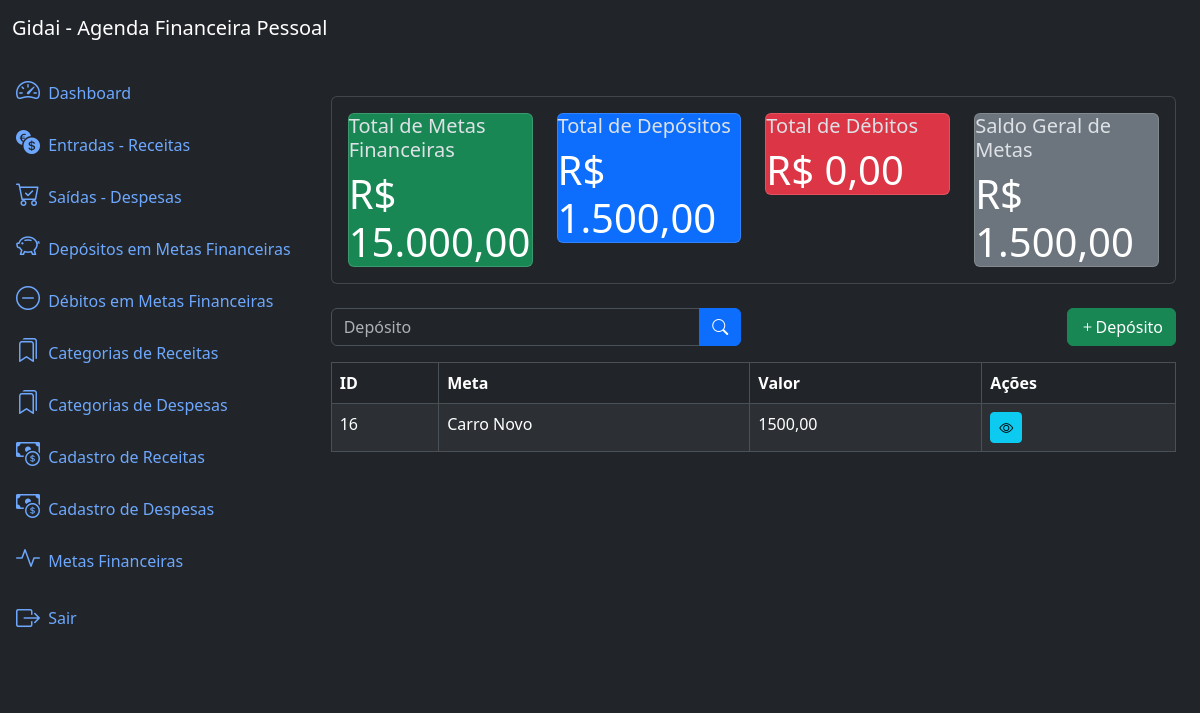
The app's page /deposits/list/ (signed in) with its own data.
### deposits/models.py (models this page shows, shortened)
class Deposit(models.Model):
    goal  = models.ForeignKey(Goal, on_delete=models.PROTECT, related_name='deposits')
    value = models.DecimalField(max_digits=20, decimal_places=2, default=0.00)
    created_at  = models.DateTimeField(auto_now_add=True)
    updated_at  = models.DateTimeField(auto_now=True)
    class Meta:
        ordering = ['-created_at']

### goals/models.py (models this page shows)
class Goal(models.Model):
    name = models.CharField(max_length=200)
    description = models.TextField(null=True, blank=True)
    goalvalue = models.DecimalField(max_digits=20, decimal_places=2, default=0.00)
    deposit = models.DecimalField(max_digits=20, decimal_places=2, default=0.00)
    withdrawal = models.DecimalField(max_digits=20, decimal_places=2, default=0.00)
    enddate = models.DateField()
    created_at = models.DateField(auto_now_add=True)
    updated_at = models.DateField(auto_now=True)
    class Meta:
        ordering = ['name']
    def __str__(self):
        return self.name

### deposits/views.py (the view)
# urls.py: path('deposits/list/', views.DepositListView.as_view(), name='deposit_list'), # a utilização do name aqui, serve por exemplo para ser usada no HTML no método de busca
class DepositListView(LoginRequiredMixin, ListView):
    model = models.Deposit
    template_name = 'deposit_list.html'
    context_object_name ='deposits'
    paginate_by = 10
    def get_queryset(self):
        queryset = super().get_queryset()
        goal = self.request.GET.get('goal')
        if goal:
            queryset = queryset.filter(goal__name__icontains=goal)
        return queryset
    def get_context_data(self, **kwargs):
        context = super().get_context_data(**kwargs)
        context['goal_metrics'] = metrics.get_goal_metrics()
        return context

### app/metrics.py (called while the page is built)
def get_goal_metrics():
    goals    = Goal.objects.all()
    deposits = Deposit.objects.all()
    withdrawals = Withdrawal.objects.all()
    total_goal = sum(goal.goalvalue for goal in goals)
    total_deposit = sum(deposit.value for deposit in deposits)
    total_withdrawal = sum(withdrawal.value for withdrawal in withdrawals)
    total_balance = total_deposit - total_withdrawal
    return dict(
        total_goal=number_format(total_goal, decimal_pos=2, force_grouping=True),
        total_deposit=number_format(total_deposit, decimal_pos=2, force_grouping=True),
        total_withdrawal=number_format(total_withdrawal, decimal_pos=2, force_grouping=True),
        total_balance=number_format(total_balance, decimal_pos=2, force_grouping=True),
        )

### deposits/templates/deposit_list.html (shortened to what this page needs)
{% extends 'base.html'  %}
{% block content %}
{% include 'components/_goal_metrics.html' %}
<div class="row mb-3">
    <div class="col-md-6">
        <form method="get" action="{% url 'deposit_list' %}">
            <div class="input-group">
                <input type="text" class="form-control" name="goal" placeholder="Depósito" value="{{ request.GET.goal}}">
                <button type="submit" class="btn btn-primary">
                    <i class="bi bi-search"></i>
                </button>
            </div>
        </form>
    </div>
    <div class="col-md-6">
        <a href="{% url 'deposit_create' %}" class="btn btn-success float-end">
            <i class="bi bi-plus"></i>Depósito
        </a>
    </div>
</div>
<div class="table-responsive">
    <table class="table table-striped table-bordered">
        <thead class="thead-dark">
            <tr>
                <th>ID</th>
                <th>Meta</th>
                <th>Valor</th>
                <th>Ações</th>
            </tr>
        </thead>
        <tbody>
            {% for deposit in deposits %}
                <tr>
                    <td> {{ deposit.id }} </td>
                    <td> {{ deposit.goal }} </td>
                    <td> {{ deposit.value}} </td>
                    <td>
                        <a href="{% url 'deposit_detail' deposit.id %}" class="btn btn-info btn-sm">
                            <i class="bi bi-eye"></i>
                        </a>
                    </td>
                </tr>
            {% endfor %}
        </tbody>
    </table>
</div>
{% endblock %}

### records on screen
Deposit: id "16", goal "Carro Novo", value "1500,00"

### other values on screen
{{ goal_metrics.total_goal }} "15.000,00"
{{ goal_metrics.total_deposit }} "1.500,00"
{{ goal_metrics.total_withdrawal }} "0,00"
{{ goal_metrics.total_balance }} "1.500,00"
